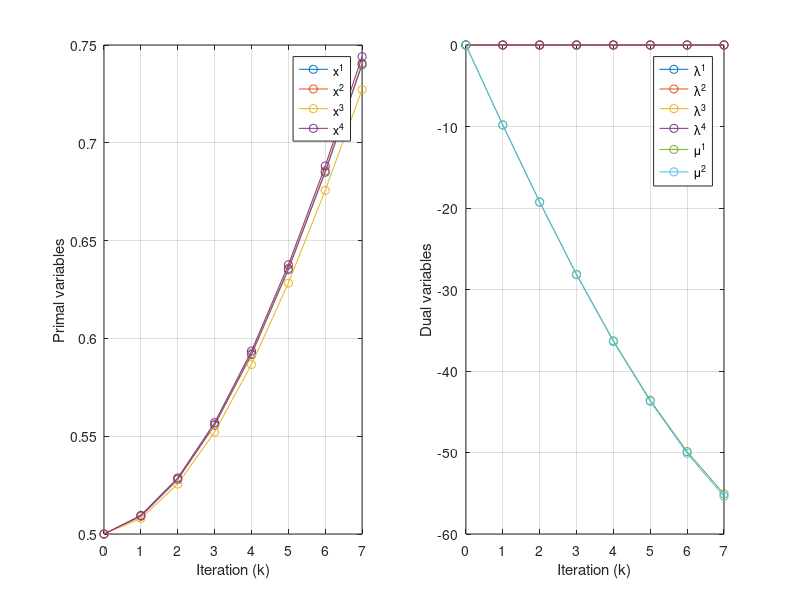

This figure's MATLAB source: (Note: this script raises an error after producing the figure.)
t1 = 2; t2 = 2;
c = 10;
maxiter = 8;
stepsize = 0.001;

x1 = 0.5; x2 = 0.5; x3 = 0.5; x4 = 0.5;
mu1 = 0.0; mu2 = 0.0;
lambda1 = 0.0; lambda2 = 0.0; lambda3 = 0.0; lambda4 = 0.0;

x1vals = zeros(1, maxiter);
x2vals = zeros(1, maxiter);
x3vals = zeros(1, maxiter);
x4vals = zeros(1, maxiter);

lambda1vals = zeros(1, maxiter);
lambda2vals = zeros(1, maxiter);
lambda3vals = zeros(1, maxiter);
lambda4vals = zeros(1, maxiter);
mu1vals = zeros(1, maxiter);
mu2vals = zeros(1, maxiter);

grad = @(x1, x2, x3, x4, mu1, mu2, lambda1, lambda2, lambda3, lambda4) [
    2 / (2 - x1)^2 + mu1 + c * (x1 + x2 - t1) + lambda1 - max(0, lambda1 - c * x1) + lambda2 - max(0, lambda2 - c * x1);
    3 / (3 - x2 - x4)^2 + mu1 + c * (x1 + x2 - t1) + lambda3 - max(0, lambda3 - c * x2);
    2 / (2 - x1 - x3)^2 + mu2 + c * (x3 + x4 - t2) + lambda4 - max(0, lambda4 - c * x3);
    3 / (3 - x4)^2 + mu2 + c * (x3 + x4 - t2) + lambda3 - max(0, lambda3 - c * x4)
];

for k = 1:maxiter
    x1vals(k) = x1; x2vals(k) = x2; x3vals(k) = x3; x4vals(k) = x4;
    lambda1vals(k) = lambda1; lambda2vals(k) = lambda2;
    lambda3vals(k) = lambda3; lambda4vals(k) = lambda4;
    mu1vals(k) = mu1; mu2vals(k) = mu2;

    g = grad(x1, x2, x3, x4, mu1, mu2, lambda1, lambda2, lambda3, lambda4);

    x1 = x1 - stepsize * g(1);
    x2 = x2 - stepsize * g(2);
    x3 = x3 - stepsize * g(3);
    x4 = x4 - stepsize * g(4);

    mu1 = mu1 + c * (x1 + x2 - t1);
    mu2 = mu2 + c * (x3 + x4 - t2);
    lambda1 = max(0, lambda1 - c * x1);
    lambda2 = max(0, lambda2 - c * x1);
    lambda3 = max(0, lambda3 - c * (x2 + x4));
    lambda4 = max(0, lambda4 - c * x3);
end

figure;
subplot(1, 2, 1);
plot(0:maxiter-1, x1vals, 'o-', 'DisplayName', 'x^1'); hold on;
plot(0:maxiter-1, x2vals, 'o-', 'DisplayName', 'x^2');
plot(0:maxiter-1, x3vals, 'o-', 'DisplayName', 'x^3');
plot(0:maxiter-1, x4vals, 'o-', 'DisplayName', 'x^4');
xlabel('Iteration (k)');
ylabel('Primal variables');
legend('show');
grid on;

subplot(1, 2, 2);
plot(0:maxiter-1, lambda1vals, 'o-', 'DisplayName', '\lambda^1'); hold on;
plot(0:maxiter-1, lambda2vals, 'o-', 'DisplayName', '\lambda^2');
plot(0:maxiter-1, lambda3vals, 'o-', 'DisplayName', '\lambda^3');
plot(0:maxiter-1, lambda4vals, 'o-', 'DisplayName', '\lambda^4');
plot(0:maxiter-1, mu1vals, 'o-', 'DisplayName', '\mu^1');
plot(0:maxiter-1, mu2vals, 'o-', 'DisplayName', '\mu^2');
xlabel('Iteration (k)');
ylabel('Dual variables');
legend('show');
grid on;

sgtitle('Evolution of Primal and Dual Variables');
